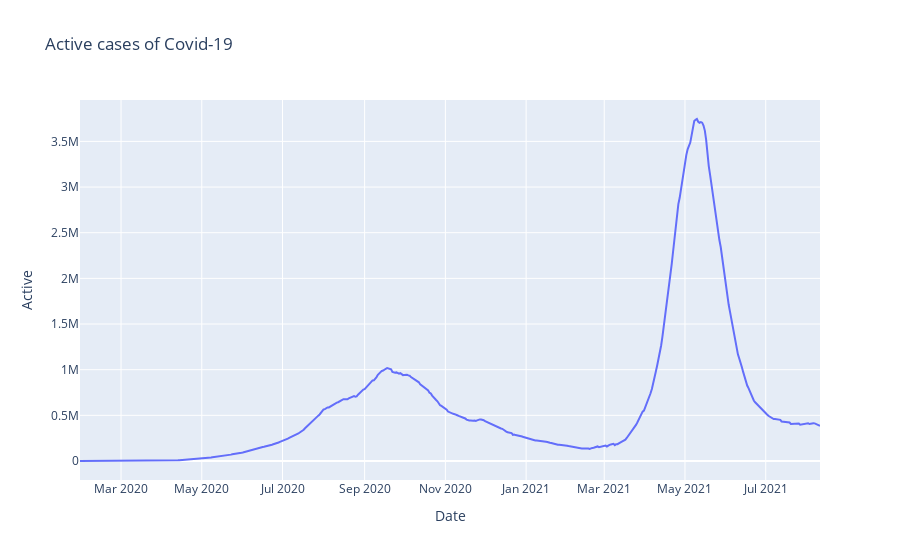

The code cell stored with this chart in its notebook:
### Code cell
#Plot of active cases

fig = px.line(case_by_date, y="Active", title='Active cases of Covid-19')
fig.show()

### Figure 1 — Plotly figure (JSON) as saved in the notebook; plotly's stock layout.template omitted (floating-point values rounded to 4 significant figures; data arrays with more than 128 entries replaced by an {"elided": "..."} marker saying what was removed)
{"data": [{"hovertemplate": "Date=%{x}<br>Active=%{y}<extra></extra>", "legendgroup": "", "line": {"color": "#636efa", "dash": "solid"}, "mode": "lines", "name": "", "orientation": "v", "showlegend": false, "type": "scatter", "x": {"elided": "560 str values"}, "xaxis": "x", "y": {"elided": "560 int values"}, "yaxis": "y"}], "layout": {"legend": {"tracegroupgap": 0}, "title": {"text": "Active cases of Covid-19"}, "xaxis": {"anchor": "y", "domain": [0, 1], "title": {"text": "Date"}}, "yaxis": {"anchor": "x", "domain": [0, 1], "title": {"text": "Active"}}}}
